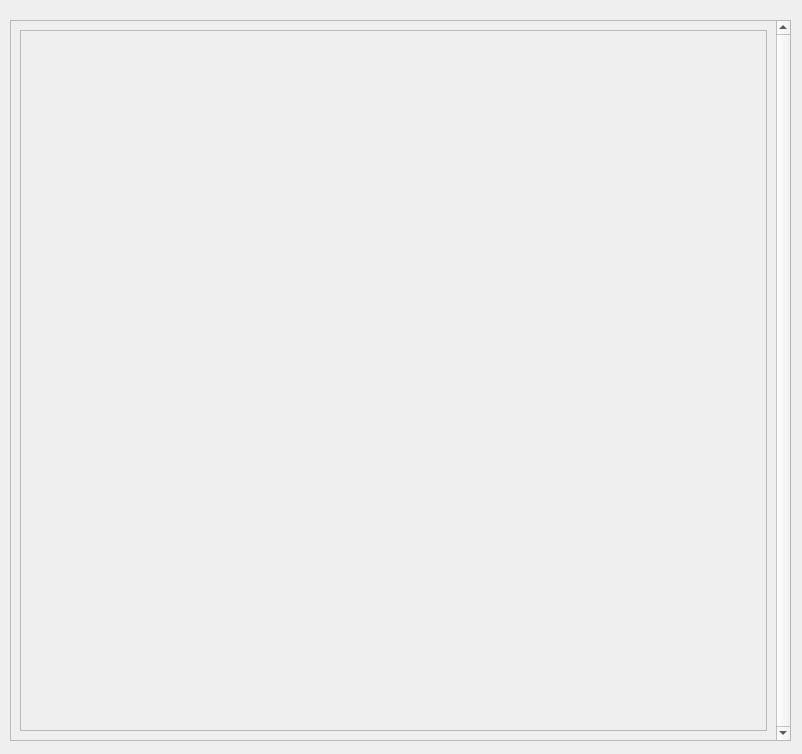
<?xml version="1.0" encoding="UTF-8"?>
<ui version="4.0">
 <class>Form</class>
 <widget class="QWidget" name="Form">
  <property name="geometry">
   <rect>
    <x>0</x>
    <y>0</y>
    <width>802</width>
    <height>754</height>
   </rect>
  </property>
  <property name="windowTitle">
   <string>Form</string>
  </property>
  <widget class="QScrollArea" name="scrollArea">
   <property name="geometry">
    <rect>
     <x>10</x>
     <y>20</y>
     <width>781</width>
     <height>721</height>
    </rect>
   </property>
   <property name="autoFillBackground">
    <bool>true</bool>
   </property>
   <property name="verticalScrollBarPolicy">
    <enum>Qt::ScrollBarAlwaysOn</enum>
   </property>
   <property name="horizontalScrollBarPolicy">
    <enum>Qt::ScrollBarAlwaysOff</enum>
   </property>
   <property name="sizeAdjustPolicy">
    <enum>QAbstractScrollArea::AdjustToContents</enum>
   </property>
   <property name="widgetResizable">
    <bool>true</bool>
   </property>
   <widget class="QWidget" name="scrollAreaWidgetContents">
    <property name="geometry">
     <rect>
      <x>0</x>
      <y>0</y>
      <width>764</width>
      <height>719</height>
     </rect>
    </property>
    <layout class="QVBoxLayout" name="verticalLayout">
     <item>
      <widget class="QFrame" name="canvasframesc">
       <property name="frameShape">
        <enum>QFrame::StyledPanel</enum>
       </property>
       <property name="frameShadow">
        <enum>QFrame::Raised</enum>
       </property>
      </widget>
     </item>
    </layout>
   </widget>
  </widget>
 </widget>
 <resources/>
 <connections/>
</ui>
